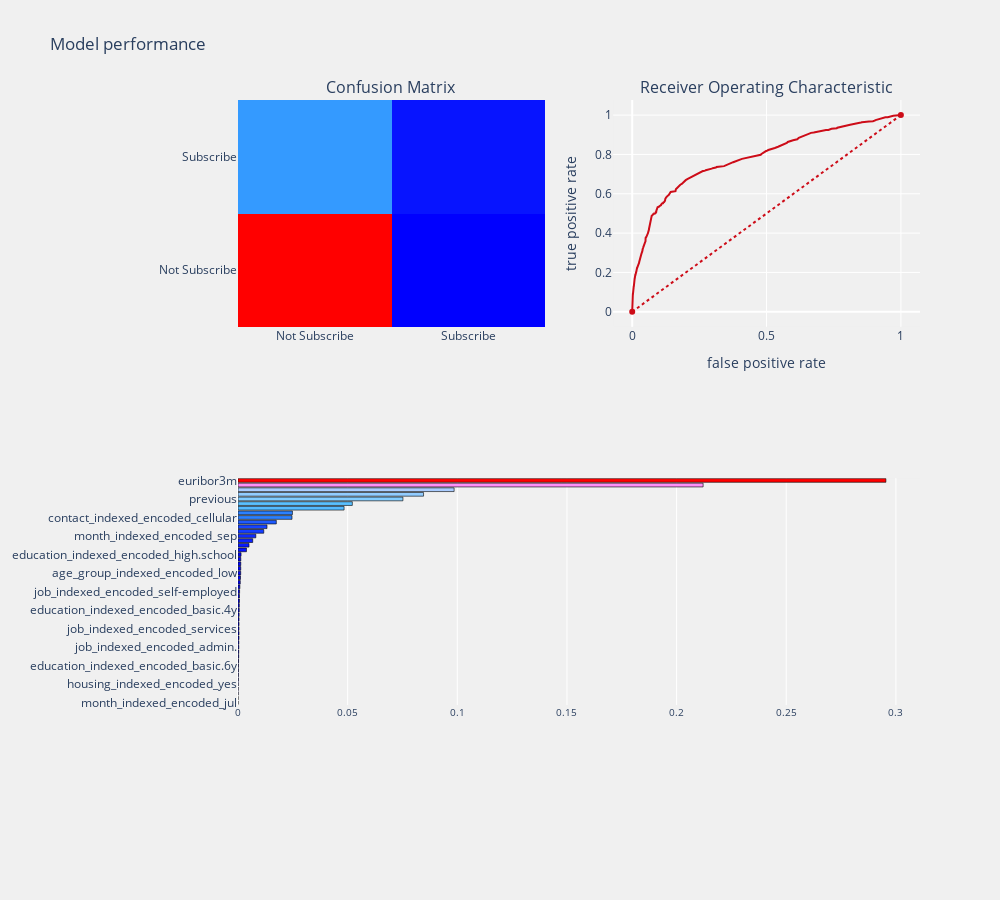

Notebook code for this chart:
### Code cell
select_model_prediction(rf, trainingData, testData, 'features')

### Figure 1 — Plotly figure (JSON) as saved in the notebook; plotly's stock layout.template omitted (floating-point values rounded to 4 significant figures; data arrays with more than 128 entries replaced by an {"elided": "..."} marker saying what was removed)
{"data": [{"colorscale": [[0, "rgb(0,0,255)"], [0.1, "rgb(51,153,255)"], [0.2, "rgb(102,204,255)"], [0.3, "rgb(153,204,255)"], [0.4, "rgb(204,204,255)"], [0.5, "rgb(255,255,255)"], [0.6, "rgb(255,204,255)"], [0.7, "rgb(255,153,255)"], [0.8, "rgb(255,102,204)"], [0.9, "rgb(255,102,102)"], [1, "rgb(255,0,0)"]], "name": "Confusion_matrix", "showscale": false, "type": "heatmap", "x": ["Not Subscribe", "Subscribe"], "xaxis": "x", "y": ["Not Subscribe", "Subscribe"], "yaxis": "y", "z": [[7148, 65], [794, 158]]}, {"line": {"color": "rgb(205, 12, 24)", "width": 2}, "type": "scatter", "x": {"elided": "832 float values"}, "xaxis": "x2", "y": {"elided": "832 float values"}, "yaxis": "y2"}, {"line": {"color": "rgb(205, 12, 24)", "dash": "dot", "width": 2}, "type": "scatter", "x": [0, 1], "xaxis": "x2", "y": [0, 1], "yaxis": "y2"}, {"marker": {"color": [0, 0, 4.527e-05, 5.714e-05, 7.875e-05, 0.0001357, 0.0001486, 0.0001803, 0.0002009, 0.0002544, 0.0003112, 0.0003289, 0.0003613, 0.0003831, 0.0004365, 0.0004507, 0.0004518, 0.000467, 0.0004725, 0.0005118, 0.000575, 0.0005999, 0.0006615, 0.0006621, 0.0007219, 0.0008575, 0.001041, 0.001134, 0.00123, 0.001249, 0.001266, 0.001272, 0.001396, 0.003865, 0.005023, 0.00671, 0.008122, 0.01176, 0.01322, 0.01748, 0.02463, 0.02482, 0.04838, 0.05214, 0.07521, 0.08461, 0.09855, 0.2121, 0.2955], "colorscale": [[0, "rgb(0,0,255)"], [0.1, "rgb(51,153,255)"], [0.2, "rgb(102,204,255)"], [0.3, "rgb(153,204,255)"], [0.4, "rgb(204,204,255)"], [0.5, "rgb(255,255,255)"], [0.6, "rgb(255,204,255)"], [0.7, "rgb(255,153,255)"], [0.8, "rgb(255,102,204)"], [0.9, "rgb(255,102,102)"], [1, "rgb(255,0,0)"]], "line": {"color": "black", "width": 0.6}}, "orientation": "h", "type": "bar", "x": [0, 0, 4.527e-05, 5.714e-05, 7.875e-05, 0.0001357, 0.0001486, 0.0001803, 0.0002009, 0.0002544, 0.0003112, 0.0003289, 0.0003613, 0.0003831, 0.0004365, 0.0004507, 0.0004518, 0.000467, 0.0004725, 0.0005118, 0.000575, 0.0005999, 0.0006615, 0.0006621, 0.0007219, 0.0008575, 0.001041, 0.001134, 0.00123, 0.001249, 0.001266, 0.001272, 0.001396, 0.003865, 0.005023, 0.00671, 0.008122, 0.01176, 0.01322, 0.01748, 0.02463, 0.02482, 0.04838, 0.05214, 0.07521, 0.08461, 0.09855, 0.2121, 0.2955], "xaxis": "x3", "y": ["month_indexed_encoded_jul", "month_indexed_encoded_nov", "marital_indexed_encoded_single", "job_indexed_encoded_unemployed", "housing_indexed_encoded_yes", "month_indexed_encoded_jun", "education_indexed_encoded_university.degree", "day_of_week_indexed_encoded_wed", "education_indexed_encoded_basic.6y", "job_indexed_encoded_technician", "month_indexed_encoded_apr", "job_indexed_encoded_management", "job_indexed_encoded_admin.", "loan_indexed_encoded_yes", "job_indexed_encoded_housemaid", "job_indexed_encoded_entrepreneur", "job_indexed_encoded_services", "month_indexed_encoded_aug", "default_indexed_encoded_no", "age_group_indexed_encoded_mid", "education_indexed_encoded_basic.4y", "housing_indexed_encoded_no", "job_indexed_encoded_blue-collar", "loan_indexed_encoded_no", "job_indexed_encoded_self-employed", "education_indexed_encoded_basic.9y", "day_of_week_indexed_encoded_thu", "month_indexed_encoded_may", "age_group_indexed_encoded_low", "marital_indexed_encoded_married", "education_indexed_encoded_professional.course", "day_of_week_indexed_encoded_tue", "education_indexed_encoded_high.school", "job_indexed_encoded_retired", "day_of_week_indexed_encoded_mon", "campaign", "month_indexed_encoded_sep", "default_indexed_encoded_unknown", "month_indexed_encoded_oct", "month_indexed_encoded_mar", "contact_indexed_encoded_cellular", "poutcome_indexed_encoded_failure", "poutcome_indexed_encoded_nonexistent", "nr_employed", "previous", "cons_conf_idx", "cons_price_idx", "pdays", "euribor3m"], "yaxis": "y3"}], "layout": {"annotations": [{"font": {"size": 16}, "showarrow": false, "text": "Confusion Matrix", "x": 0.225, "xanchor": "center", "xref": "paper", "y": 1, "yanchor": "bottom", "yref": "paper"}, {"font": {"size": 16}, "showarrow": false, "text": "Receiver Operating Characteristic", "x": 0.775, "xanchor": "center", "xref": "paper", "y": 1, "yanchor": "bottom", "yref": "paper"}], "autosize": false, "height": 900, "margin": {"b": 195}, "paper_bgcolor": "rgba(240, 240, 240, 0.95)", "plot_bgcolor": "rgba(240, 240, 240, 0.95)", "showlegend": false, "title": {"text": "Model performance"}, "width": 1000, "xaxis": {"anchor": "y", "domain": [0, 0.45]}, "xaxis2": {"anchor": "y2", "domain": [0.55, 1], "title": {"text": "false positive rate"}}, "xaxis3": {"anchor": "y3", "domain": [0, 1], "showgrid": true, "tickangle": 0, "tickfont": {"size": 10}}, "yaxis": {"anchor": "x", "domain": [0.625, 1]}, "yaxis2": {"anchor": "x2", "domain": [0.625, 1], "title": {"text": "true positive rate"}}, "yaxis3": {"anchor": "x3", "domain": [0, 0.375]}}}
